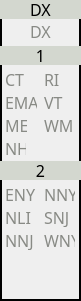
   <widget class="QFrame" name="frame_9">
    <property name="geometry">
     <rect>
      <x>350</x>
      <y>223</y>
      <width>81</width>
      <height>301</height>
     </rect>
    </property>
    <property name="font">
     <font>
      <family>Monospace</family>
      <pointsize>12</pointsize>
     </font>
    </property>
    <property name="frameShape">
     <enum>QFrame::WinPanel</enum>
    </property>
    <property name="frameShadow">
     <enum>QFrame::Plain</enum>
    </property>
    <widget class="QLabel" name="label_15">
     <property name="geometry">
      <rect>
       <x>0</x>
       <y>0</y>
       <width>81</width>
       <height>19</height>
      </rect>
     </property>
     <property name="font">
      <font>
       <family>JetBrains Mono</family>
       <pointsize>12</pointsize>
       <weight>50</weight>
       <bold>false</bold>
      </font>
     </property>
     <property name="styleSheet">
      <string notr="true">background-color: rgb(211, 215, 207);
color: rgb(0, 0, 0);</string>
     </property>
     <property name="text">
      <string>DX</string>
     </property>
     <property name="alignment">
      <set>Qt::AlignCenter</set>
     </property>
    </widget>
    <widget class="QLabel" name="label_16">
     <property name="geometry">
      <rect>
       <x>0</x>
       <y>46</y>
       <width>81</width>
       <height>19</height>
      </rect>
     </property>
     <property name="font">
      <font>
       <family>JetBrains Mono</family>
       <pointsize>12</pointsize>
       <weight>50</weight>
       <bold>false</bold>
      </font>
     </property>
     <property name="styleSheet">
      <string notr="true">background-color: rgb(211, 215, 207);
color: rgb(0, 0, 0);</string>
     </property>
     <property name="text">
      <string>1</string>
     </property>
     <property name="alignment">
      <set>Qt::AlignCenter</set>
     </property>
    </widget>
    <widget class="QLabel" name="label_17">
     <property name="geometry">
      <rect>
       <x>0</x>
       <y>161</y>
       <width>81</width>
       <height>19</height>
      </rect>
     </property>
     <property name="font">
      <font>
       <family>JetBrains Mono</family>
       <pointsize>12</pointsize>
       <weight>50</weight>
       <bold>false</bold>
      </font>
     </property>
     <property name="styleSheet">
      <string notr="true">background-color: rgb(211, 215, 207);
color: rgb(0, 0, 0);</string>
     </property>
     <property name="text">
      <string>2</string>
     </property>
     <property name="alignment">
      <set>Qt::AlignCenter</set>
     </property>
    </widget>
    <widget class="QLabel" name="Section_DX">
     <property name="geometry">
      <rect>
       <x>30</x>
       <y>23</y>
       <width>21</width>
       <height>17</height>
      </rect>
     </property>
     <property name="font">
      <font>
       <family>JetBrains Mono</family>
       <pointsize>12</pointsize>
       <weight>50</weight>
       <bold>false</bold>
      </font>
     </property>
     <property name="styleSheet">
      <string notr="true">color: rgb(136, 138, 133);</string>
     </property>
     <property name="text">
      <string>DX</string>
     </property>
    </widget>
    <widget class="QLabel" name="Section_CT">
     <property name="geometry">
      <rect>
       <x>5</x>
       <y>69</y>
       <width>20</width>
       <height>20</height>
      </rect>
     </property>
     <property name="font">
      <font>
       <family>JetBrains Mono</family>
       <pointsize>12</pointsize>
       <weight>50</weight>
       <bold>false</bold>
      </font>
     </property>
     <property name="styleSheet">
      <string notr="true">color: rgb(136, 138, 133);</string>
     </property>
     <property name="text">
      <string>CT</string>
     </property>
    </widget>
    <widget class="QLabel" name="Section_RI">
     <property name="geometry">
      <rect>
       <x>44</x>
       <y>69</y>
       <width>20</width>
       <height>20</height>
      </rect>
     </property>
     <property name="font">
      <font>
       <family>JetBrains Mono</family>
       <pointsize>12</pointsize>
       <weight>50</weight>
       <bold>false</bold>
      </font>
     </property>
     <property name="styleSheet">
      <string notr="true">color: rgb(136, 138, 133);</string>
     </property>
     <property name="text">
      <string>RI</string>
     </property>
    </widget>
    <widget class="QLabel" name="Section_EMA">
     <property name="geometry">
      <rect>
       <x>5</x>
       <y>92</y>
       <width>32</width>
       <height>20</height>
      </rect>
     </property>
     <property name="font">
      <font>
       <family>JetBrains Mono</family>
       <pointsize>12</pointsize>
       <weight>50</weight>
       <bold>false</bold>
      </font>
     </property>
     <property name="styleSheet">
      <string notr="true">color: rgb(136, 138, 133);</string>
     </property>
     <property name="text">
      <string>EMA</string>
     </property>
    </widget>
    <widget class="QLabel" name="Section_VT">
     <property name="geometry">
      <rect>
       <x>44</x>
       <y>92</y>
       <width>20</width>
       <height>20</height>
      </rect>
     </property>
     <property name="font">
      <font>
       <family>JetBrains Mono</family>
       <pointsize>12</pointsize>
       <weight>50</weight>
       <bold>false</bold>
      </font>
     </property>
     <property name="styleSheet">
      <string notr="true">color: rgb(136, 138, 133);</string>
     </property>
     <property name="text">
      <string>VT</string>
     </property>
    </widget>
    <widget class="QLabel" name="Section_ME">
     <property name="geometry">
      <rect>
       <x>5</x>
       <y>115</y>
       <width>22</width>
       <height>20</height>
      </rect>
     </property>
     <property name="font">
      <font>
       <family>JetBrains Mono</family>
       <pointsize>12</pointsize>
       <weight>50</weight>
       <bold>false</bold>
      </font>
     </property>
     <property name="styleSheet">
      <string notr="true">color: rgb(136, 138, 133);</string>
     </property>
     <property name="text">
      <string>ME</string>
     </property>
    </widget>
    <widget class="QLabel" name="Section_WMA">
     <property name="geometry">
      <rect>
       <x>44</x>
       <y>115</y>
       <width>29</width>
       <height>20</height>
      </rect>
     </property>
     <property name="font">
      <font>
       <family>JetBrains Mono</family>
       <pointsize>12</pointsize>
       <weight>50</weight>
       <bold>false</bold>
      </font>
     </property>
     <property name="styleSheet">
      <string notr="true">color: rgb(136, 138, 133);</string>
     </property>
     <property name="text">
      <string>WMA</string>
     </property>
    </widget>
    <widget class="QLabel" name="Section_NH">
     <property name="geometry">
      <rect>
       <x>5</x>
       <y>138</y>
       <width>21</width>
       <height>20</height>
      </rect>
     </property>
     <property name="font">
      <font>
       <family>JetBrains Mono</family>
       <pointsize>12</pointsize>
       <weight>50</weight>
       <bold>false</bold>
      </font>
     </property>
     <property name="styleSheet">
      <string notr="true">color: rgb(136, 138, 133);</string>
     </property>
     <property name="text">
      <string>NH</string>
     </property>
    </widget>
    <widget class="QLabel" name="Section_ENY">
     <property name="geometry">
      <rect>
       <x>5</x>
       <y>184</y>
       <width>31</width>
       <height>20</height>
      </rect>
     </property>
     <property name="font">
      <font>
       <family>JetBrains Mono</family>
       <pointsize>12</pointsize>
       <weight>50</weight>
       <bold>false</bold>
      </font>
     </property>
     <property name="styleSheet">
      <string notr="true">color: rgb(136, 138, 133);</string>
     </property>
     <property name="text">
      <string>ENY</string>
     </property>
    </widget>
    <widget class="QLabel" name="Section_NNY">
     <property name="geometry">
      <rect>
       <x>44</x>
       <y>184</y>
       <width>31</width>
       <height>20</height>
      </rect>
     </property>
     <property name="font">
      <font>
       <family>JetBrains Mono</family>
       <pointsize>12</pointsize>
       <weight>50</weight>
       <bold>false</bold>
      </font>
     </property>
     <property name="styleSheet">
      <string notr="true">color: rgb(136, 138, 133);</string>
     </property>
     <property name="text">
      <string>NNY</string>
     </property>
    </widget>
    <widget class="QLabel" name="Section_NLI">
     <property name="geometry">
      <rect>
       <x>5</x>
       <y>207</y>
       <width>31</width>
       <height>20</height>
      </rect>
     </property>
     <property name="font">
      <font>
       <family>JetBrains Mono</family>
       <pointsize>12</pointsize>
       <weight>50</weight>
       <bold>false</bold>
      </font>
     </property>
     <property name="styleSheet">
      <string notr="true">color: rgb(136, 138, 133);</string>
     </property>
     <property name="text">
      <string>NLI</string>
     </property>
    </widget>
    <widget class="QLabel" name="Section_SNJ">
     <property name="geometry">
      <rect>
       <x>44</x>
       <y>207</y>
       <width>31</width>
       <height>20</height>
      </rect>
     </property>
     <property name="font">
      <font>
       <family>JetBrains Mono</family>
       <pointsize>12</pointsize>
       <weight>50</weight>
       <bold>false</bold>
      </font>
     </property>
     <property name="styleSheet">
      <string notr="true">color: rgb(136, 138, 133);</string>
     </property>
     <property name="text">
      <string>SNJ</string>
     </property>
    </widget>
    <widget class="QLabel" name="Section_NNJ">
     <property name="geometry">
      <rect>
       <x>5</x>
       <y>230</y>
       <width>31</width>
       <height>20</height>
      </rect>
     </property>
     <property name="font">
      <font>
       <family>JetBrains Mono</family>
       <pointsize>12</pointsize>
       <weight>50</weight>
       <bold>false</bold>
      </font>
     </property>
     <property name="styleSheet">
      <string notr="true">color: rgb(136, 138, 133);</string>
     </property>
     <property name="text">
      <string>NNJ</string>
     </property>
    </widget>
    <widget class="QLabel" name="Section_WNY">
     <property name="geometry">
      <rect>
       <x>44</x>
       <y>230</y>
       <width>31</width>
       <height>20</height>
      </rect>
     </property>
     <property name="font">
      <font>
       <family>JetBrains Mono</family>
       <pointsize>12</pointsize>
       <weight>50</weight>
       <bold>false</bold>
      </font>
     </property>
     <property name="styleSheet">
      <string notr="true">color: rgb(136, 138, 133);</string>
     </property>
     <property name="text">
      <string>WNY</string>
     </property>
    </widget>
   </widget>
